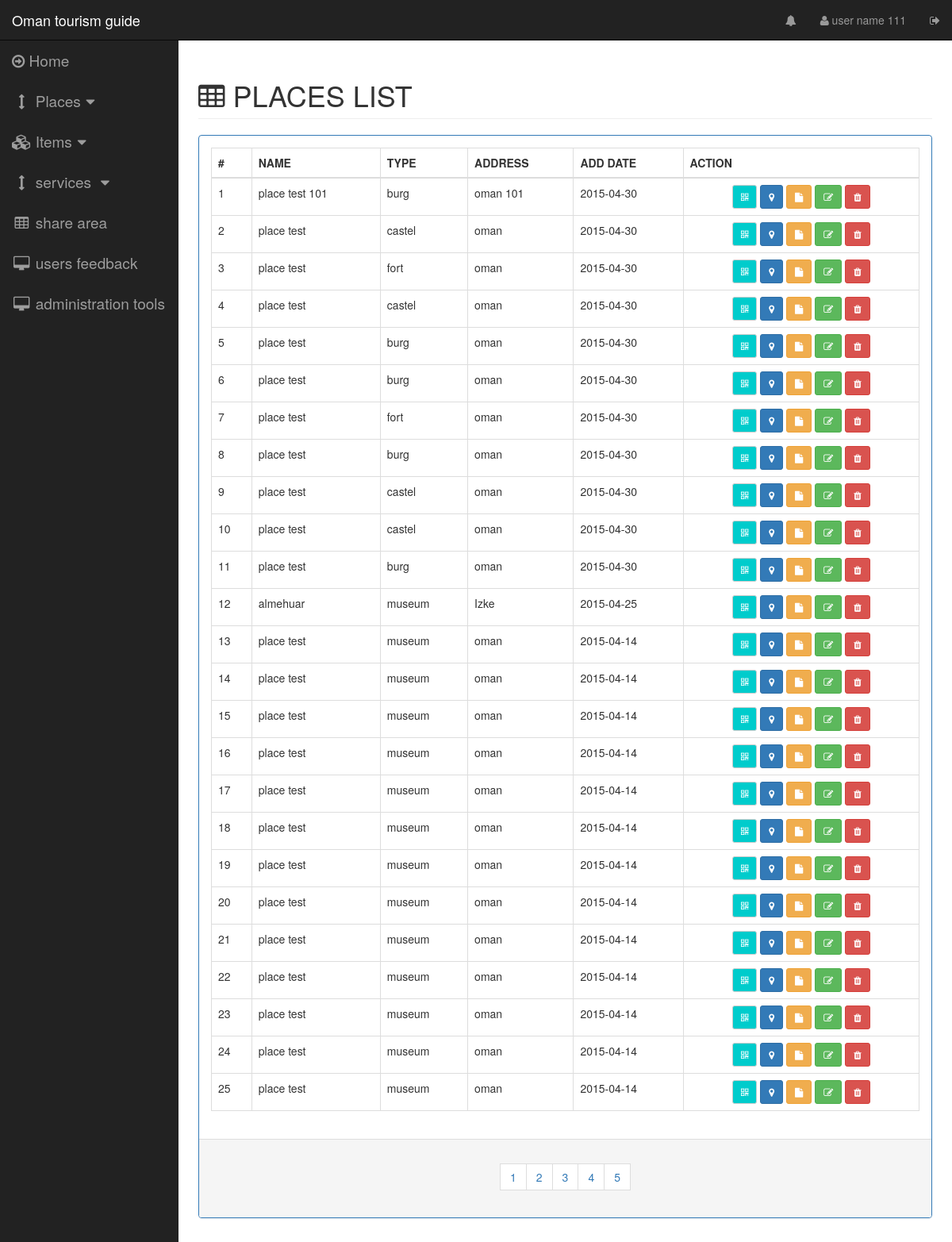
Before: /pages/placeslist.php (signed in) with the older database file.
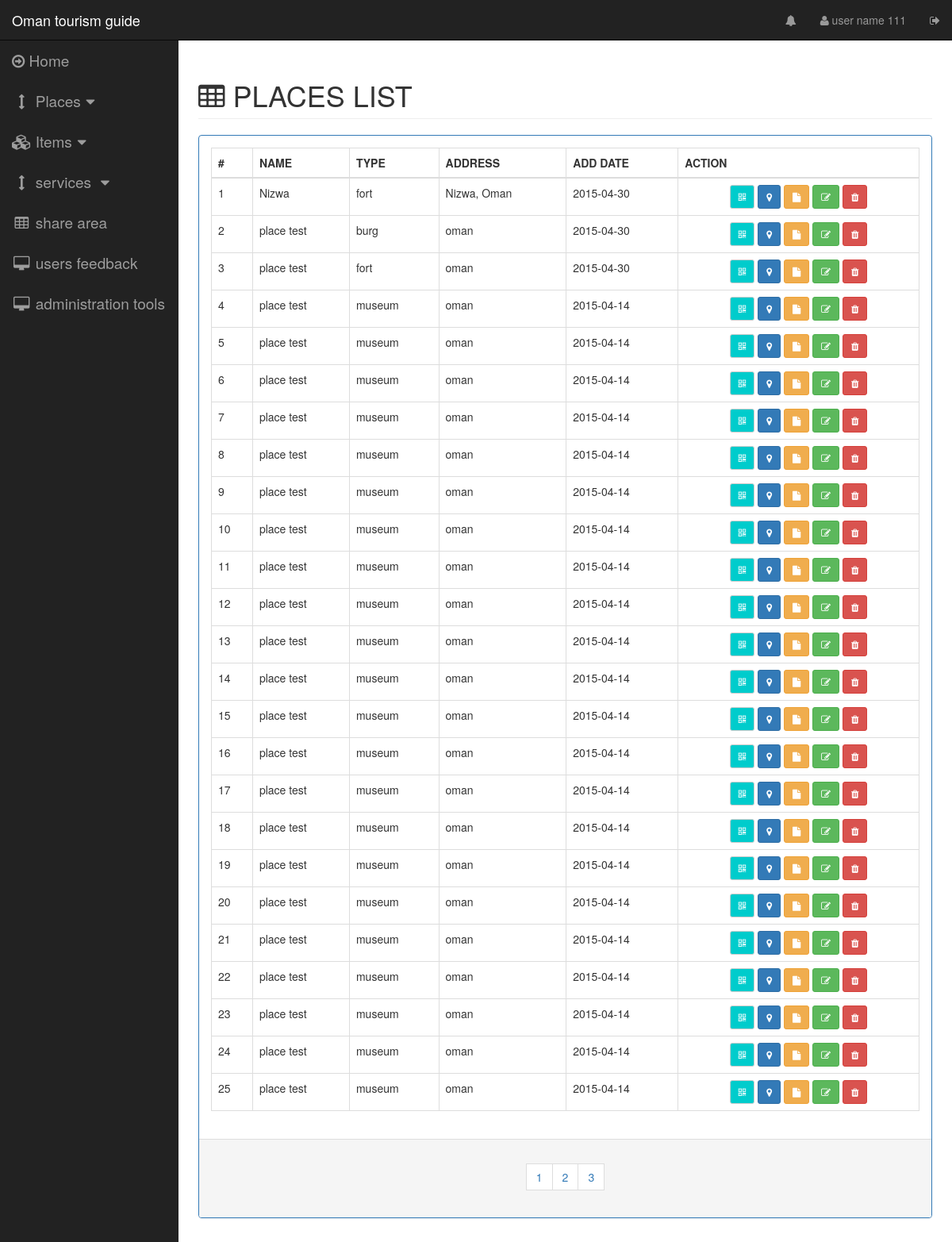
After: the same page with the newer database file.
### tables this page shows
CREATE TABLE IF NOT EXISTS `place` (
`place_id` int(11) NOT NULL,
  `place_type` int(11) NOT NULL,
  `place_name` varchar(45) NOT NULL,
  `address` varchar(132) DEFAULT NULL,
  `place_location_lat` float DEFAULT NULL,
  `place_location_lng` float DEFAULT NULL,
  `place_admin_creator` int(11) NOT NULL,
  `view` int(1) NOT NULL DEFAULT '1' COMMENT '1 view , 0 unview',
  `description` text NOT NULL,
  `create_date` timestamp NOT NULL DEFAULT CURRENT_TIMESTAMP,
  `last_update` timestamp NOT NULL DEFAULT CURRENT_TIMESTAMP
);

CREATE TABLE IF NOT EXISTS `place_type` (
`place_id` int(11) NOT NULL,
  `place_name` varchar(45) NOT NULL
);

### server/dboperation.php (called while the page is built, shortened)
<?php
class dboperation {
    public static function placeTotalCount() {
        try {
            $dbh = new PDO("mysql:host=" . DB_HOST . ";dbname=" . DB_NAME . "", DB_USERNAME, DB_PASSWORD, array(PDO::MYSQL_ATTR_INIT_COMMAND => "SET NAMES 'utf8'"));
            $sql = 'SELECT count(*) as count FROM place WHERE 1';
            foreach ($dbh->query($sql) as $row) {
                $count = $row['count'];
            }
            return $count;
        } catch (PDOException $e) {
            echo $e->getMessage();
        }
    }
    public static function getPlacesList($selectfrom = 1, $selectamount = 25) {
        $response = array("status" => "false", "data" => "");
        try {
            $dbh = new PDO("mysql:host=" . DB_HOST . ";dbname=" . DB_NAME . "", DB_USERNAME, DB_PASSWORD, array(PDO::MYSQL_ATTR_INIT_COMMAND => "SET NAMES 'utf8'"));
            $dbh->setAttribute(PDO::ATTR_ERRMODE, PDO::ERRMODE_EXCEPTION);
            $stmt = $dbh->prepare('SELECT
                                    place.place_id,
                                    place_type.place_name AS placetype,
                                    place.address,
                                    place.view,
                                    place.place_location_lat,
                                    place.place_location_lng,
                                    place.description,
                                    DATE(place.create_date) AS adddate,
                                    place.place_name,
                                    place.place_type
                                  FROM place
                                    INNER JOIN place_type
                                      ON place.place_type = place_type.place_id
                      ORDER BY place.create_date DESC
                      LIMIT ' . $selectfrom . ' , ' . $selectamount . '');
            $stmt->execute();
            $result = $stmt->fetchAll();
            $response = array("status" => "false", "data" => "");
            $place = array("id" => "",
                "placetype" => "",
                "name" => "",
                "view" => "",
                "locationlat" => "",
                "desc" => "",
                "locationlang" => "",
                "createdate" => "",
                "placetypeid" => "",
                "address" => "");
            $data = array();
            foreach ($result as $row) {
                $place["id"] = $row['place_id'];
                $place["type"] = $row['placetype'];
                $place["placetypeid"] = $row['place_type'];
                $place["name"] = $row['place_name'];
                $place["view"] = $row['view'];
                $place["address"] = $row['address'];
                $place["locationlat"] = $row['place_location_lat'];
                $place["locationlang"] = $row['place_location_lng'];
                $place["creatdate"] = $row['adddate'];
                $place["desc"] = $row['description'];
                array_push($data, $place);
            }
            $response['data'] = $data;
            $response["status"] = "true";
        } catch (PDOException $e) {
            $response["data"] = $e->getMessage();
            $response["status"] = "false";
            echo $e->getMessage();
        } finally {
            return json_encode($response);
        }
    }
}

### controlpages/placeslist.php (the view)
<div class="row">
    <div class="col-lg-12">
        <h1 class="page-header" style="text-transform: uppercase"><span class="fa fa-table"></span>&nbsp;places list</h1>
    </div>
</div>
<div class="row">
    <div class="col-lg-12 col-md-12">
        <div class="panel panel-primary">
            <div class="panel-body">
                <table id="places-list-table" class="table table-bordered table-hover">
                    <thead>
                        <tr>
                            <th>#</th>
                            <th>NAME</th>
                            <th>TYPE</th>
                            <th>ADDRESS</th>
                            <th>ADD DATE</th>
                            <th>ACTION</th>
                        </tr>
                    </thead>
                    <tbody >
                        <?php
                        $selectamount = 25;
                        $placelist = json_decode(dboperation::getPlacesList(0, $selectamount));
                        $num = 1;
                        foreach ($placelist->data as $key => $object) {
                            ?>
                        <tr id="place_list_tr_<?php echo $num; ?>">
                                <td><?php echo $num; ?></td>
                                <td><?php echo $object->name ?></td>
                                <td><?php echo $object->type ?></td>
                                <td><?php echo $object->address ?></td>
                                <td><?php echo $object->creatdate ?></td>
                                <td>
                        <center>
                            <?php
                            $desc = str_replace("'", "\'", $object->desc);
                            ?>
                            <?php
                            $itemqrdata = "omantourismguide~place~".$object->id."~".$object->name . " ". $object->type;
                            ?>
                            <span data-toggle="modal" data-target="#qr_modal" onclick="PlaceOperations.setPlaceQrModal('<?php echo $itemqrdata ;?>', '<?php echo $object->name ;?>')" title="QR" class="qr-button btn btn-sm btn-default"><i class="fa fa-qrcode"></i></span>
                            <span data-toggle="modal" data-target="#map_modal" onclick="PlaceOperations.setmapplacelocation('<?php echo $object->locationlat ?>', '<?php echo $object->locationlang ?>')"title="open on the map" class="btn btn-sm btn-primary"><i class="fa fa-map-marker"></i></span>
                            <span onclick="PlaceOperations.setplacedesc('<?php echo $desc;?>')" data-toggle="modal" data-target="#place_desc_modal" title="descrption" class="btn btn-sm btn-warning "><i class="fa fa-file"></i></span>
                            <span onclick="PlaceOperations.setupdateplacemodelforminfo(
                                        '<?php echo $object->id; ?>',
                                        '<?php echo $object->placetypeid; ?>',
                                        '<?php echo $object->name; ?>',
                                        '<?php echo $object->address; ?>',
                                        '<?php echo $object->locationlat; ?>',
                                        '<?php echo $object->locationlang; ?>',
                                        '<?php echo $desc; ?>',
                                        '<?php echo $object->view; ?>'
                                        )" data-toggle="modal" data-target="#update_place_modal" title="edit place information" class="btn btn-sm btn-success "><i class="fa fa-edit"></i></span>
                            <span onclick="PlaceOperations.setdeletplacemodelforminfo( '<?php echo $object->id; ?>',  '<?php echo $num;?>')" data-toggle="modal" data-target="#remove_place_modal" title="remove" class="btn btn-sm btn-danger"><i class="fa fa-trash"></i></span>
                        </center>
                        </td>
                        </tr>
                        <?php
                        $num++;
                    }
                    ?>
                    </tbody>
                </table>
            </div>
            <div class="panel-footer">
                <center>
                    <nav>
                        <ul class="pagination">
                            <?php
                            $placecount = dboperation::placeTotalCount();
                            $pages = intval($placecount) / $selectamount;
                            if (is_float($pages)) {
                                $pages = intval($pages + 1);
                            }
                           $selectfrom = 0;
                            $selectto = $selectamount;
                            $roundnum = 1;
                            for ($index = 0; $index < $pages; $index++) {
                                ?>
                                <li>
                                    <span
                                        onclick="placesListFunctions.placesnextpage('<?php echo $selectfrom; ?>', '<?php echo $selectamount ?>')"
                                        class="btn" style="border-radius: 0px;">
                                        <?php echo $index + 1; ?>
                                    </span>
                                </li>
                                <?php
                                $roundnum++;
                                $selectfrom = $selectto;
                                $selectto = $selectamount * $roundnum;
                            }
                            ?>
                        </ul>
                    </nav>
                </center>
            </div>
        </div>
    </div>
</div>

Changed rows visible on the page:
removed place: place_name "place test 101", place_type.place_name "burg", address "oman 101", creatdate "2015-04-30"
removed place: place_name "place test", place_type.place_name "castel", address "oman", creatdate "2015-04-30"
removed place: place_name "place test", place_type.place_name "fort", address "oman", creatdate "2015-04-30"
removed place: place_name "place test", place_type.place_name "castel", address "oman", creatdate "2015-04-30"
removed place: place_name "place test", place_type.place_name "burg", address "oman", creatdate "2015-04-30"
removed place: place_name "place test", place_type.place_name "burg", address "oman", creatdate "2015-04-30"
removed place: place_name "place test", place_type.place_name "castel", address "oman", creatdate "2015-04-30"
removed place: place_name "place test", place_type.place_name "castel", address "oman", creatdate "2015-04-30"
removed place: place_name "place test", place_type.place_name "burg", address "oman", creatdate "2015-04-30"
removed place: place_name "almehuar", place_type.place_name "museum", address "Izke", creatdate "2015-04-25"
added place: place_name "Nizwa", place_type.place_name "fort", address "Nizwa, Oman", creatdate "2015-04-30"
now on this page (row unchanged): place: place_name "place test", place_type.place_name "museum", address "oman", creatdate "2015-04-14"
now on this page (row unchanged): place: place_name "place test", place_type.place_name "museum", address "oman", creatdate "2015-04-14"
now on this page (row unchanged): place: place_name "place test", place_type.place_name "museum", address "oman", creatdate "2015-04-14"
now on this page (row unchanged): place: place_name "place test", place_type.place_name "museum", address "oman", creatdate "2015-04-14"
now on this page (row unchanged): place: place_name "place test", place_type.place_name "museum", address "oman", creatdate "2015-04-14"
now on this page (row unchanged): place: place_name "place test", place_type.place_name "museum", address "oman", creatdate "2015-04-14"
now on this page (row unchanged): place: place_name "place test", place_type.place_name "museum", address "oman", creatdate "2015-04-14"
now on this page (row unchanged): place: place_name "place test", place_type.place_name "museum", address "oman", creatdate "2015-04-14"
now on this page (row unchanged): place: place_name "place test", place_type.place_name "museum", address "oman", creatdate "2015-04-14"
Other visible differences:
list line gone: "4"
list line gone: "5"
